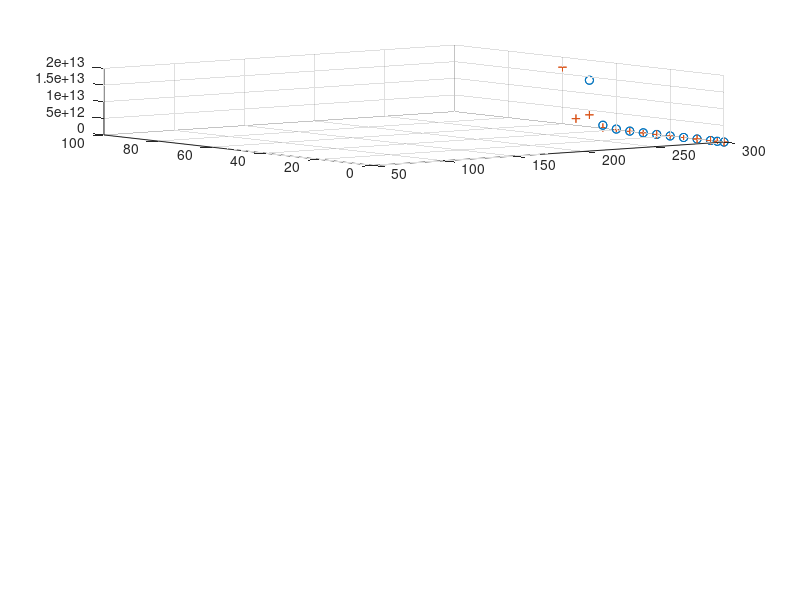

The MATLAB source for this figure: (Note: this script raises an error after producing the figure.)
clear all
close all
clc

load('cy5_excite_data.mat')

% goal: determine which ball to buy and feasible fabrication diameters
% see SNR and theta data for bare channel case with 150 and 250 diameter sapphire balls
% 
% titlestr='150um Sapphire Ball, xdiff=50, Reflective Channel';
% data=s150_bot_side_lens;
% bdata=s150_bot_side_base;
% diff=50;
% 
% dr = data(data(:,10)==diff,11);
% wd = data(data(:,10)==diff,6);
% snr = data(data(:,10)==diff,19);
% theta = data(data(:,10)==diff,18);
% btheta = bdata(bdata(:,10)==diff,18);
% 
% [drq,wdq] = meshgrid(min(dr):2.5:max(dr),min(wd):0.5:max(wd));
% 
% subplot(3,1,1);
% scatter3(dr,wd,snr,'.');
% hold on;
% snrq = griddata(dr,wd,snr,drq,wdq);
% mesh(drq,wdq,snrq);
% hold on;
% set(gca, 'ZScale', 'log')
% title({titlestr, 'SNR against Working Distance and Detector Radius'});
% xlabel('DETECTOR RADIUS');
% ylabel('WORKING DISTANCE');
% zlabel('SNR');
% 
% subplot(3,1,2);
% scatter3(dr,wd,theta,'.');
% hold on;
% thetaq = griddata(dr,wd,theta,drq,wdq);
% mesh(drq,wdq,thetaq);
% alpha(.4);
% hold on;
% 
% title({titlestr, '\theta against Working Distance and Detector Radius'});
% xlabel('DETECTOR RADIUS');
% ylabel('WORKING DISTANCE');
% zlabel('\theta');
% 
% subplot(3,1,3);
% scatter3(dr,wd,theta-btheta,'x');
% hold on;
% thetabq = griddata(dr,wd,theta-btheta,drq,wdq);
% mesh(drq,wdq,thetabq);
% hold on;
% 
% title({titlestr, '\theta Improvement against Working Distance and Detector Radius'});
% xlabel('DETECTOR RADIUS');
% ylabel('WORKING DISTANCE');
% zlabel('\Delta\theta');

%%

load('cy5_dia250_tol20.mat')


titlestr='250 +/- 20um Sapphire Ball, xdiff=0, Bare Channel';
data=dia250_tol20;
bdata=s250_bare_base;
diff=0;
nlens=1.76;

dr = data(and(data(:,10)==diff,data(:,3)==nlens),11);
wd = data(and(data(:,10)==diff,data(:,3)==nlens),6);
snr = data(and(data(:,10)==diff,data(:,3)==nlens),19);
theta = data(and(data(:,10)==diff,data(:,3)==nlens),18);
snr_lo = data(and(data(:,10)==diff,data(:,3)==nlens),27);
theta_lo = data(and(data(:,10)==diff,data(:,3)==nlens),26);
snr_hi= data(and(data(:,10)==diff,data(:,3)==nlens),35);
theta_hi = data(and(data(:,10)==diff,data(:,3)==nlens),34);

bdr = data(bdata(:,10)==diff,11);
bwd = data(bdata(:,10)==diff,6);
btheta = bdata(bdata(:,10)==diff,18);

[drq,wdq] = meshgrid(min(dr):2.5:max(dr),min(wd):0.5:max(wd));
[drb,wdb] = meshgrid(min(bdr):2.5:max(bdr),min(bwd):0.5:max(bwd));

%

subplot(3,1,1);
scatter3(dr,wd,snr,'o');
hold on;
snrq = griddata(dr,wd,snr,drq,wdq);
mesh(drq,wdq,snrq);
hold on;


scatter3(dr,wd,snr_hi,'+');
hold on;
snrhiq = griddata(dr,wd,snr_hi,drq,wdq);
C=zeros(numel(snrhiq),3);
C(:,2)=1;
mesh(drq,wdq,snrhiq,C);
hold on;

scatter3(dr,wd,snr_lo,'.');
hold on;
snrloq = griddata(dr,wd,snr_lo,drq,wdq);
C=zeros(numel(snrloq),3);
C(:,3)=1;
mesh(drq,wdq,snrloq,C);
hold on;

set(gca, 'ZScale', 'log')
title({titlestr, 'SNR against Working Distance and Detector Radius'});
xlabel('DETECTOR RADIUS');
ylabel('WORKING DISTANCE');
zlabel('SNR');

%

subplot(3,1,2);

scatter3(dr,wd,theta,'o');
hold on;
thetaq = griddata(dr,wd,theta,drq,wdq);
mesh(drq,wdq,thetaq);
hold on;

scatter3(dr,wd,theta_hi,'+');
hold on;
%thetahiq = griddata(dr,wd,theta_hi,drq,wdq);
%mesh(drq,wdq,thetahiq);
%hold on;

scatter3(dr,wd,theta_lo,'.');
hold on;
%thetaloq = griddata(dr,wd,theta_lo,drq,wdq);
%mesh(drq,wdq,thetaloq);
%hold on;

title({'\theta against Working Distance and Detector Radius'});
xlabel('DETECTOR RADIUS');
ylabel('WORKING DISTANCE');
zlabel('\theta');

%

subplot(3,1,3);

scatter3(bdr,bwd,btheta,'x');
hold on;
thetabq = griddata(bdr,bwd,btheta,drb,wdb);
mesh(drb,wdb,thetabq);
hold on;

title({'Baseline \theta against Working Distance and Detector Radius'});
xlabel('DETECTOR RADIUS');
ylabel('WORKING DISTANCE');
zlabel('\theta');
